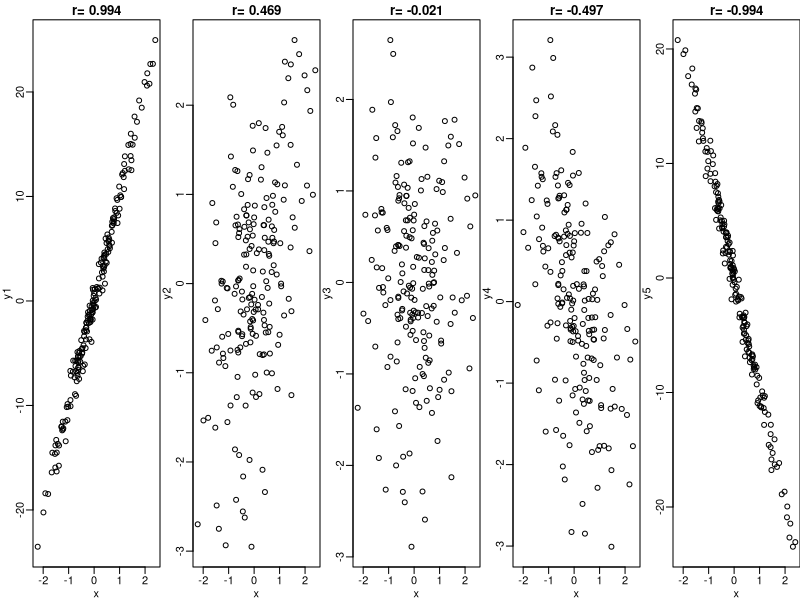

Recreate this plot in R.
pdf("images/chapter_8/corrLinear.pdf", width=9, height=2)
#label===REGcorrlinear1
set.seed(1)
n <- 200
x <- rnorm(n)         # (@\wingding{1}@)
err <- rnorm(n)       # (@\wingding{2}@)
y1 <-   10 * x + err  # (@\wingding{3}@)
y2 <-  0.6 * x + err  # (@\wingding{4}@)
y3 <-            err  # (@\wingding{5}@)
y4 <- -0.6 * x + err  # (@\wingding{6}@)
y5 <-  -10 * x + err  # (@\wingding{7}@)
par(mfrow=c(1, 5), mar=c(2.5, 2.5, 1.5, 0), mgp=c(1.5, 0.5, 0))
plot(x, y1, main=paste("r=", round(cor(x, y1), digits=3)))
plot(x, y2, main=paste("r=", round(cor(x, y2), digits=3)))
plot(x, y3, main=paste("r=", round(cor(x, y3), digits=3)))
plot(x, y4, main=paste("r=", round(cor(x, y4), digits=3)))
plot(x, y5, main=paste("r=", round(cor(x, y5), digits=3)))
#===end
dev.off()
